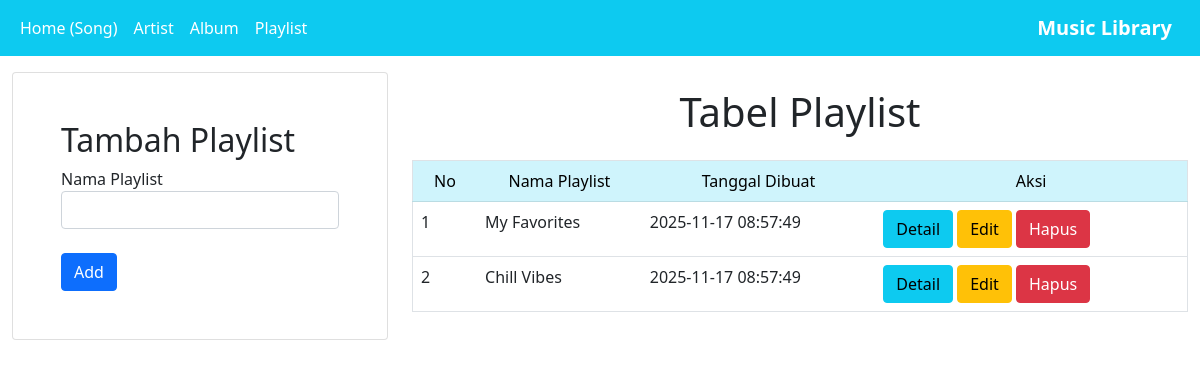
The page /playlist.php on the database its author committed.
### tables this page shows
CREATE TABLE `playlist` (
  `id` int(11) NOT NULL,
  `name` varchar(100) NOT NULL,
  `date_created` timestamp NOT NULL DEFAULT current_timestamp()
);

### controllers/PlaylistController.php (called while the page is built, shortened)
<?php
include_once("models/Playlist.php");
include_once("views/PlaylistView.php");
class PlaylistController
{
  private $playlist;
  function __construct()
  {
    $this->playlist = new Playlist(Config::$db_host, Config::$db_user, Config::$db_pass, Config::$db_name);
  }
  public function index()
  {
    $this->playlist->open();
    $this->playlist->getPlaylist();
    $data = array('playlist' => array());
    while ($row = $this->playlist->getResult()) {
      array_push($data['playlist'], $row);
    }
    $view = new PlaylistView();
    $view->render($data);
  }
}

### views/PlaylistView.php (the view, shortened to what this page needs)
<?php
class PlaylistView
{
  public function render($data)
  {
    $no = 1;
    $dataPlaylist = null;
    foreach ($data['playlist'] as $val) {
      list($id, $name, $date_created) = $val;
      $dataPlaylist .= "<tr>
                    <td>" . $no++ . "</td>
                    <td>" . $name . "</td>
                    <td>" . $date_created . "</td>
                    <td>
                    <a href='playlist.php?id_detail=" . $id .  "' class='btn btn-info'>Detail</a>
                    <a href='playlist.php?id_edit=" . $id .  "' class='btn btn-warning''>Edit</a>
                    <a href='playlist.php?id_hapus=" . $id . "' class='btn btn-danger''>Hapus</a>
                    </td>
                    </tr>";
    }
  }
}

### rows shown on the page
playlist: name "My Favorites", date_created "2025-11-17 08:57:49"
playlist: name "Chill Vibes", date_created "2025-11-17 08:57:49"
